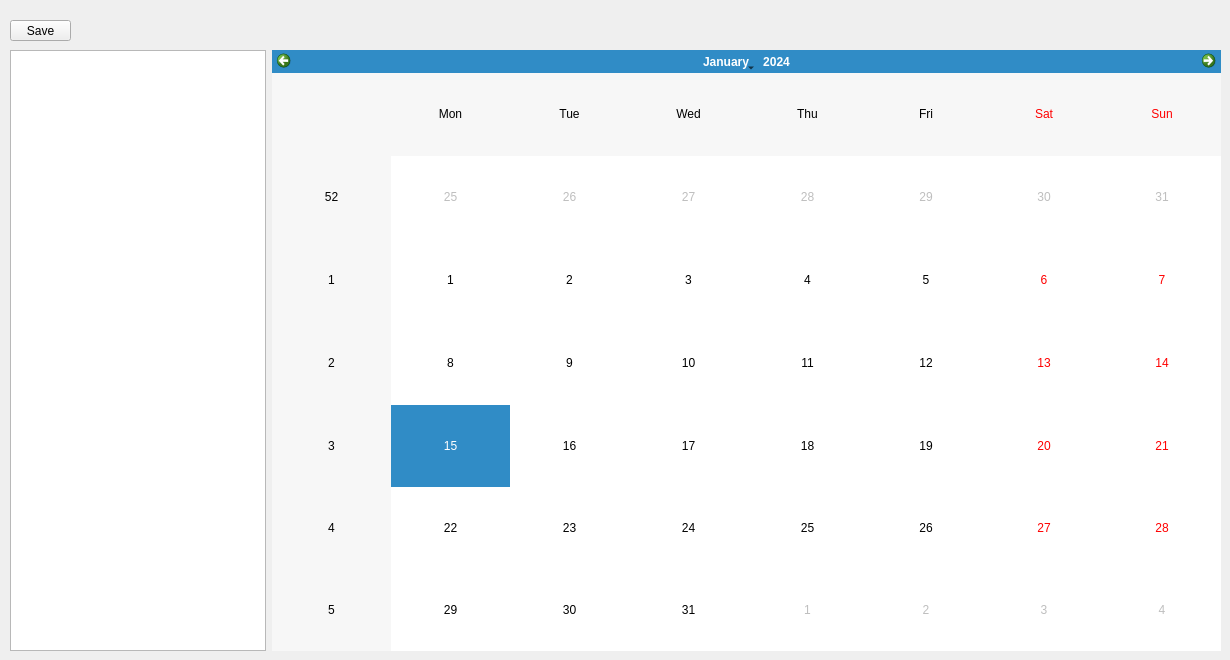
      <widget class="QWidget" name="KalendarTab">
       <attribute name="title">
        <string>Kalendar</string>
       </attribute>
       <widget class="QWidget" name="horizontalLayoutWidget_2">
        <property name="geometry">
         <rect>
          <x>10</x>
          <y>50</y>
          <width>1211</width>
          <height>601</height>
         </rect>
        </property>
        <layout class="QHBoxLayout" name="horizontalLayout_3">
         <item>
          <widget class="QTextEdit" name="textEdit_2">
           <property name="sizePolicy">
            <sizepolicy hsizetype="Minimum" vsizetype="Expanding">
             <horstretch>0</horstretch>
             <verstretch>0</verstretch>
            </sizepolicy>
           </property>
          </widget>
         </item>
         <item>
          <widget class="QCalendarWidget" name="calendarWidget">
           <property name="sizePolicy">
            <sizepolicy hsizetype="Preferred" vsizetype="Preferred">
             <horstretch>0</horstretch>
             <verstretch>0</verstretch>
            </sizepolicy>
           </property>
          </widget>
         </item>
        </layout>
       </widget>
       <widget class="QPushButton" name="pushButton">
        <property name="geometry">
         <rect>
          <x>10</x>
          <y>20</y>
          <width>61</width>
          <height>21</height>
         </rect>
        </property>
        <property name="text">
         <string>Save</string>
        </property>
       </widget>
      </widget>
